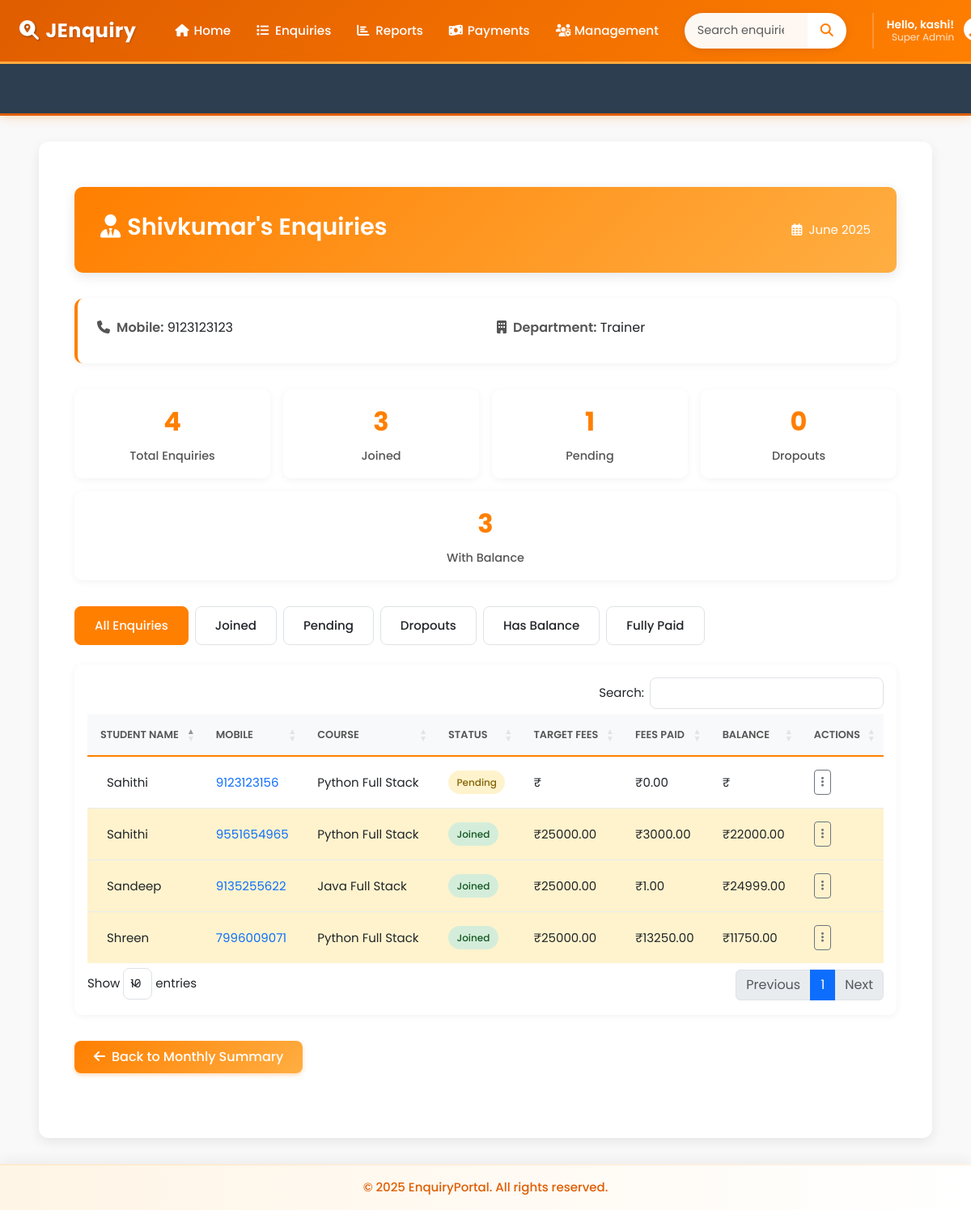
The page /monthly-summary/counsellor/3/2025/06/ (signed in) on the database its author committed.
### accounts/models.py (models this page shows, shortened)
class CustomUser(AbstractBaseUser, PermissionsMixin):
    ROLE_CHOICES = (
        ('manager', 'Manager'),
        ('counselor', 'Counselor'),
    )
    email = models.EmailField(unique=True)
    first_name = models.CharField(max_length=30)
    last_name = models.CharField(max_length=30)
    role = models.CharField(max_length=20, choices=ROLE_CHOICES)
    is_approved = models.BooleanField(default=False)
    is_active = models.BooleanField(default=True)
    is_staff = models.BooleanField(default=False)
    objects = CustomUserManager()
    USERNAME_FIELD = 'email'
    REQUIRED_FIELDS = ['first_name', 'last_name', 'role']

### enquiry/models.py (models this page shows, shortened)
class Counsellor(models.Model):
    name = models.CharField(max_length=100, unique=True)
    mobile = models.CharField(max_length=15)
    department = models.CharField(max_length=100)

class Enquiry(models.Model):
    STATUS_CHOICES = [
        ('joined', 'Joined'),
        ('pending', 'Pending'),
        ('dropout', 'Dropout'),
    ]
    SUBJECT_CHOICES = [
        ('java_full_stack', 'Java Full Stack'),
        ('python_full_stack', 'Python Full Stack'),
        ('other', 'Other'),
    ]
    ENQUIRY_TYPE_CHOICES = [
        ('someone_telephonic', 'Enquiry for Someone Telephonic'),
        ('direct_telephonic', 'Direct Enquiry Telephonic'),
        ('someone_walkin', 'Enquiry for Someone WalkIn'),
        ('direct_walkin', 'Direct Enquiry WalkIn'),
        ('telephonic_to_walkin', 'Telephonic To Walkin'),
    ]
    name = models.CharField(max_length=100)
    mobile = models.CharField(max_length=15, unique=True)
    subject = models.CharField(max_length=50, choices=SUBJECT_CHOICES)
    status = models.CharField(max_length=10, choices=STATUS_CHOICES, default='pending')
    enquiry_type = models.CharField(max_length=30, choices=ENQUIRY_TYPE_CHOICES, default='direct_telephonic')
    counsellor = models.ForeignKey(Counsellor, on_delete=models.CASCADE)
    created_at = models.DateTimeField(auto_now_add=True)
    followup_date = models.DateField(null=True, blank=True)
    enquiry_date = models.DateField(null=True, blank=True)
    parent_number = models.CharField(max_length=15, blank=True, null=True)
    fees_paid_date = models.DateField(null=True, blank=True)
    native_district_name=models.CharField(max_length=30,blank=True,null=True)
    target_fees = models.DecimalField(
        max_digits=12, decimal_places=2,
        null=True, blank=True,
        help_text="Total fees for the course"
    )
    fees_paid = models.DecimalField(
        max_digits=12, decimal_places=2,
        default=0.00,
        help_text="Total amount paid by the student"
    )
    fees_balance = models.DecimalField(
        max_digits=12, decimal_places=2,
        null=True, blank=True,
        help_text="Remaining balance (calculated automatically)"
    )
    due_date = models.DateField(
        null=True, blank=True,
        help_text="Deadline for full fees payment"
    )
    other_subject_name = models.CharField(
        max_length=100,
        blank=True,
        null=True,
        help_text="Specify the subject if 'Other' is selected"
    )
    is_joined_batch = models.BooleanField(
    default=False,
    help_text="True if the student has joined a batch"
)
    joined_date = models.DateField(
        null=True,
        blank=True,
        help_text="Date when the student joined"
    )
    VISIT_TYPE_CHOICES = [
        ('alone_walkin', 'Alone Walkin'),
        ('came_with_parents', 'Came with parents'),
        ('student_reference', 'Student Reference'),
        ('old_student_reference', 'Old Student Reference'),
        ('came_with_relatives', 'Came with relatives'),
        ('telephonic','Telephonic'),
    ]
    visit_type = models.CharField(
        max_length=30,
        choices=VISIT_TYPE_CHOICES,
        default='alone_walkin',
        help_text="How did the student come for enquiry?"
    )

### enquiry/views.py (the view)
# urls.py: path('monthly-summary/counsellor/<int:counsellor_id>/<int:year>/<int:month>/', views.counsellor_monthly_details, name='counsellor_monthly_details'),
@login_required(login_url='accounts:login')
def counsellor_monthly_details(request, counsellor_id, year, month):
    counsellor = get_object_or_404(Counsellor, id=counsellor_id)
    if not (1 <= month <= 12):
        return render(request, 'error.html', {'message': 'Invalid month'})
    try:
        start_date = datetime(year=year, month=month, day=1)
        next_month = start_date.replace(day=28) + timedelta(days=4)
        end_date = next_month.replace(day=1) - timedelta(days=1)
    except ValueError:
        return render(request, 'error.html', {'message': 'Invalid date range'})
    start_date = make_aware(start_date)
    end_date = make_aware(datetime.combine(end_date, datetime.max.time()))
    enquiries = Enquiry.objects.filter(
        counsellor=counsellor,
        created_at__range=(start_date, end_date)
    )
    joined_count = enquiries.filter(status='joined').count()
    pending_count = enquiries.filter(status='pending').count()
    dropout_count = enquiries.filter(status='dropout').count()
    context = {
        'counsellor': counsellor,
        'enquiries': enquiries,
        'month': start_date.strftime('%B'),
        'year': year,
        'joined_count': joined_count,
        'pending_count': pending_count,
        'dropout_count': dropout_count,
    }
    return render(request, 'counsellor_monthly_details.html', context)

### template/counsellor_monthly_details.html (shortened to what this page needs)
{% extends "base.html" %}
{% block extra_css %}
<link rel="stylesheet" href="https://cdn.datatables.net/1.13.5/css/dataTables.bootstrap5.min.css">
<link rel="stylesheet" href="https://cdn.datatables.net/buttons/2.4.1/css/buttons.bootstrap5.min.css">
{% endblock %}
{% block content %}
<div class="container mt-4 mb-5 fade-in">
    <div class="page-header">
        <div class="d-flex justify-content-between align-items-center flex-wrap">
            <h2><i class="fas fa-user-tie me-2"></i>{{ counsellor.name }}'s Enquiries</h2>
            <div class="text-white">
                <i class="far fa-calendar-alt me-1"></i> {{ month }} {{ year }}
            </div>
        </div>
    </div>
    <div class="counsellor-info">
        <div class="row">
            <div class="col-md-6">
                <p><span class="info-label"><i class="fas fa-phone me-2"></i>Mobile:</span> {{ counsellor.mobile }}</p>
            </div>
            <div class="col-md-6">
                <p><span class="info-label"><i class="fas fa-building me-2"></i>Department:</span> {{ counsellor.department }}</p>
            </div>
        </div>
    </div>
    {% if enquiries %}
    <div class="data-summary">
        <div class="summary-card">
            <div class="number" id="totalEnquiries">{{ enquiries|length }}</div>
            <div class="label">Total Enquiries</div>
        </div>
        <div class="summary-card">
            <div class="number" id="joinedCount">{{ joined_count }}</div>
            <div class="label">Joined</div>
        </div>
        <div class="summary-card">
            <div class="number" id="pendingCount">0</div>
            <div class="label">Pending</div>
        </div>
        <div class="summary-card">
            <div class="number" id="dropoutCount">0</div>
            <div class="label">Dropouts</div>
        </div>
        <div class="summary-card">
            <div class="number" id="balanceCount">0</div>
            <div class="label">With Balance</div>
        </div>
    </div>
    <div class="filter-tabs">
        <div class="filter-tab active" data-filter="all">All Enquiries</div>
        <div class="filter-tab" data-filter="joined">Joined</div>
        <div class="filter-tab" data-filter="pending">Pending</div>
        <div class="filter-tab" data-filter="dropped">Dropouts</div>
        <div class="filter-tab" data-filter="balance">Has Balance</div>
        <div class="filter-tab" data-filter="paid">Fully Paid</div>
    </div>
    <div class="table-container">
        <div class="table-responsive">
            <table class="enquiry-table" id="enquiryTable">
                <thead>
                    <tr>
                        <th>Student Name</th>
                        <th>Mobile</th>
                        <th>Course</th>
                        <th>Status</th>
                        <th>Target Fees</th>
                        <th>Fees Paid</th>
                        <th>Balance</th>
                        <th>Actions</th>
                    </tr>
                </thead>
                <tbody>
                    {% for enquiry in enquiries %}
                    <tr data-status="{{ enquiry.status|lower }}" data-balance="{% if enquiry.fees_balance > 0 %}balance{% else %}paid{% endif %}" {% if enquiry.fees_balance > 0 %}class="balance-warning"{% endif %}>
                        <td>
                            <div class="d-flex align-items-center">
                                <span class="ms-2">{{ enquiry.name }}</span>
                            </div>
                        </td>
                        <td>
                            <a href="tel:{{ enquiry.mobile }}" class="text-decoration-none">
                                {{ enquiry.mobile }}
                            </a>
                        </td>
                        <td>{{ enquiry.get_subject_display }}</td>
                        <td>
                            <span class="status-badge status-{{ enquiry.status|lower }}">
                                {{ enquiry.get_status_display }}
                            </span>
                        </td>
                        <td>₹{{ enquiry.target_fees|floatformat:2 }}</td>
                        <td>₹{{ enquiry.fees_paid|floatformat:2 }}</td>
                        <td>₹{{ enquiry.fees_balance|floatformat:2 }}</td>
                        <td>
                            <div class="dropdown">
                                <button class="btn btn-sm btn-outline-secondary dropdown-toggle" type="button" data-bs-toggle="dropdown">
                                    <i class="fas fa-ellipsis-v"></i>
                                </button>
                            </div>
                        </td>
                    </tr>
                    {% endfor %}
                </tbody>
            </table>
        </div>
    </div>
    {% else %}
    <div class="empty-state">
        <i class="far fa-clipboard"></i>
        <p>No enquiries found for this counsellor in {{ month }} {{ year }}.</p>
    </div>
    {% endif %}
    <div class="d-flex justify-content-between align-items-center mt-4">
        <a href="{% url 'enquiry:monthly_summary_by_counsellor' %}" class="btn action-btn btn-back">
            <i class="fas fa-arrow-left me-2"></i>Back to Monthly Summary
        </a>
    </div>
</div>
{% endblock %}

### template/base.html (shortened to what this page needs)
<!DOCTYPE html>
<html lang="en">
<head>
    <link href="https://cdn.jsdelivr.net/npm/bootstrap@5.3.0-alpha1/dist/css/bootstrap.min.css" rel="stylesheet">
    <link rel="stylesheet" href="https://cdnjs.cloudflare.com/ajax/libs/font-awesome/6.4.0/css/all.min.css">
<link rel="stylesheet" href="https://cdnjs.cloudflare.com/ajax/libs/font-awesome/6.5.0/css/all.min.css">
<link rel="stylesheet" href="https://cdn.jsdelivr.net/npm/flatpickr/dist/flatpickr.min.css">
    {% block extra_css %}
    {% endblock %}
</head>
<body>
    <nav class="navbar navbar-expand-lg navbar-dark">
        <div class="container-fluid">
            <a class="navbar-brand pulse-on-hover" href="{% url 'enquiry:dashboard' %}">
                <i class="fas fa-search-location"></i>JEnquiry
            </a>
            <div class="collapse navbar-collapse" id="mainNav">
                {% if user.is_authenticated %}
                <ul class="navbar-nav me-auto mb-2 mb-lg-0">
                    <li class="nav-item">
                        <a class="nav-link" href="{% url 'enquiry:dashboard' %}"><i class="fas fa-home"></i> Home</a>
                    </li>
                    <li class="nav-item dropdown">
                        <a class="nav-link dropdown-toggle" href="#" role="button" data-bs-toggle="dropdown">
                            <i class="fas fa-list"></i> Enquiries
                        </a>
                    </li>
                    <li class="nav-item dropdown">
                        <a class="nav-link dropdown-toggle" href="#" role="button" data-bs-toggle="dropdown">
                            <i class="fas fa-chart-bar"></i> Reports
                        </a>
                    </li>
                    <li class="nav-item dropdown">
                        <a class="nav-link dropdown-toggle" href="#" role="button" data-bs-toggle="dropdown">
                            <i class="fas fa-money-bill-wave"></i> Payments
                        </a>
                    </li>
                    <li class="nav-item dropdown">
                        <a class="nav-link dropdown-toggle" href="#" role="button" data-bs-toggle="dropdown">
                            <i class="fas fa-users-cog"></i> Management
                        </a>
                    </li>
                </ul>
                <form class="d-flex search-form search-section" action="{% url 'enquiry:enquary_list' %}" method="get">
                    <div class="input-group">
                        <input type="search" name="search" class="form-control" placeholder="Search enquiries..."
                               aria-label="Search">
                        <button class="btn" type="submit">
                            <i class="fas fa-search"></i>
                        </button>
                    </div>
                </form>
                <div class="user-section">
                    <div class="user-menu">
                        <div class="dropdown user-dropdown">
                            <button class="dropdown-toggle" type="button" data-bs-toggle="dropdown"
                                    aria-expanded="false">
                                <div class="user-profile-dropdown">
                                    <div class="user-details">
                                        <p class="user-greeting">
                                           Hello, {{ user.first_name|default:user.email }}!
                                        </p>
                                        <p class="user-role">
                                            {% if user.is_superuser %}
                                                Super Admin
                                            {% elif user.is_staff %}
                                                Admin
                                            {% else %}
                                                Counsellor
                                            {% endif %}
                                        </p>
                                    </div>
                                    <div class="user-avatar">
                                        <i class="fas fa-user-circle"></i>
                                    </div>
                                </div>
                            </button>
                        </div>
                    </div>
                </div>
                {% endif %}
            </div>
        </div>
    </nav>
<div class="marquee-container marquee-progress">
    <div class="marquee-content">
    </div>
</div>
    <div class="main-content-wrapper">
        <div class="container-fluid px-4">
            <div class="content-container">
                {% block content %}
                {% endblock %}
            </div>
        </div>
    </div>
    <footer class="text-center p-3">
        <div class="container">
            <p class="m-0">&copy; 2025 EnquiryPortal. All rights reserved.</p>
        </div>
    </footer>
</body>
</html>

### rows shown on the page
CustomUser: first_name "kashi"
Counsellor: name "Shivkumar", mobile "9123123123", department "Trainer"
Enquiry: name "Shreen", mobile "7996009071", subject "Python Full Stack", status "Joined", target_fees "25000.00", fees_paid "13250.00", fees_balance "11750.00"
Enquiry: name "Sahithi", mobile "9123123156", subject "Python Full Stack", status "Pending", fees_paid "0.00"
Enquiry: name "Sandeep", mobile "9135255622", subject "Java Full Stack", status "Joined", target_fees "25000.00", fees_paid "1.00", fees_balance "24999.00"
Enquiry: name "Sahithi", mobile "9551654965", subject "Python Full Stack", status "Joined", target_fees "25000.00", fees_paid "3000.00", fees_balance "22000.00"

### other values the page prints
{{ month }} "June"
{{ year }} "2025"
{{ enquiries|length }} "4"
{{ joined_count }} "3"
